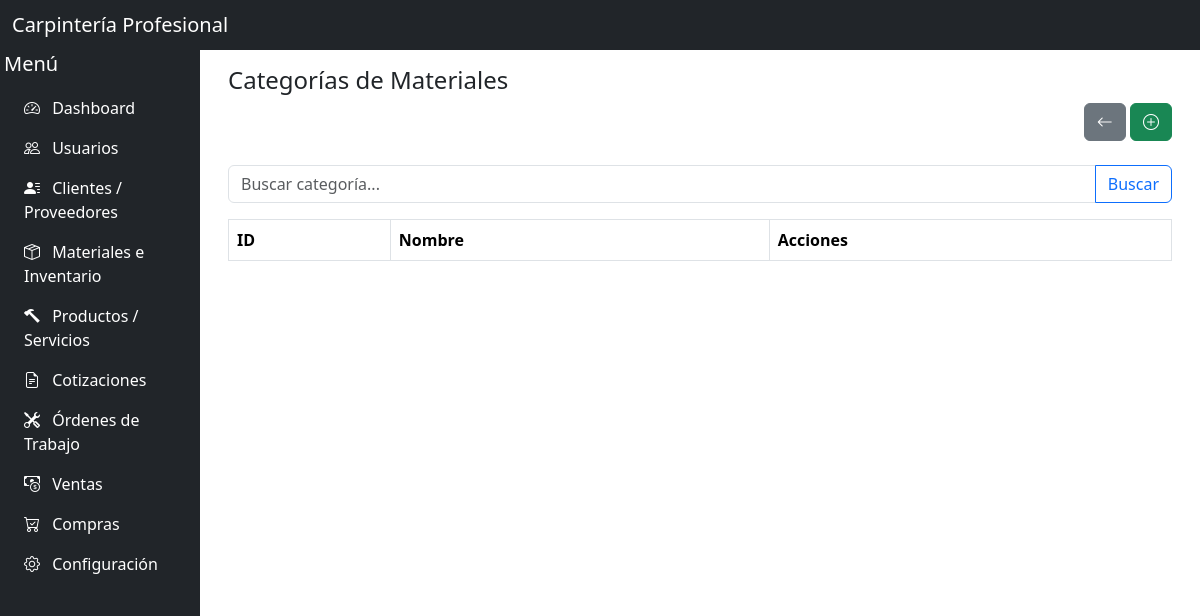
/dashboard/categoria_material.php, run on an earlier commit of the app's database.
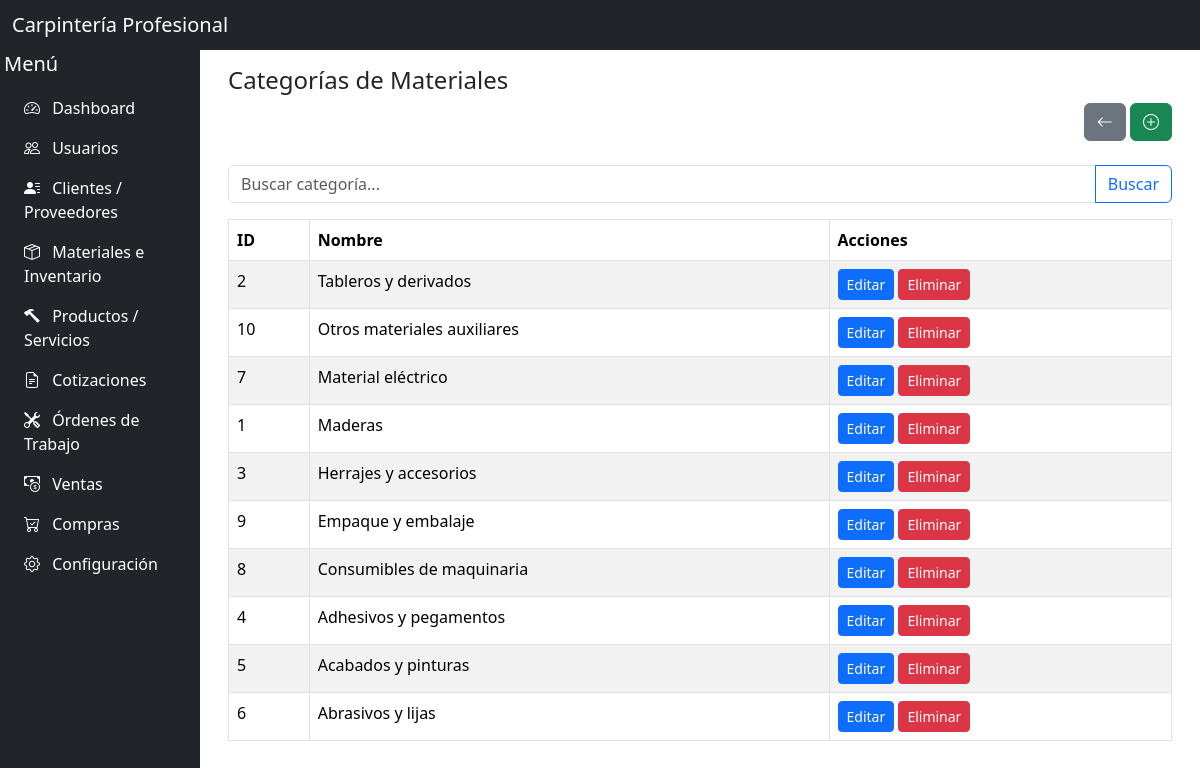
And on a later commit of the database.
### tables this page shows
CREATE TABLE `categorias_material` (
  `id` int(11) NOT NULL,
  `nombre` varchar(100) NOT NULL,
  `descripcion` text DEFAULT NULL,
  `fecha_creacion` datetime DEFAULT current_timestamp()
);

### dashboard/categoria_material.php (the view, shortened to what this page needs)
<?php
require_once("../includes/conexion.php");
$busqueda = isset($_GET['buscar']) ? trim($_GET['buscar']) : '';
$sql = "SELECT * FROM categorias_material WHERE 1";
$params = [];
$sql .= " ORDER BY nombre DESC";
$stmt = $pdo->prepare($sql);
$stmt->execute($params);
$categorias = $stmt->fetchAll(PDO::FETCH_ASSOC);
?>
<?php
include '../includes/header.php';
include '../includes/nav.php';
include '../includes/sidebar.php';
?>
<main class="flex-grow-1 overflow-auto p-3" id="mainContent">
    <div class="container-fluid">
        <div>
            <h4>Categorías de Materiales</h4>
            <div class="text-end pb-4">
                <a href="compras.php" class="btn btn-secondary" title="Ir a Lista de Compras">
                    <i class="bi bi-arrow-left"></i>
                </a>
                <a href="registrar_categoria_material.php" class="btn btn-success" title="Nueva Categoría">
                    <i class="bi bi-plus-circle"></i>
                </a>
            </div>
        </div>
        <form method="GET" class="mb-3">
            <div class="input-group">
                <input type="text" name="buscar" class="form-control" placeholder="Buscar categoría..."
                    value="<?= htmlspecialchars($busqueda) ?>">
                <button class="btn btn-outline-primary">Buscar</button>
            </div>
        </form>
        <table class="table table-bordered table-striped">
            <thead>
                <tr>
                    <th>ID</th>
                    <th>Nombre</th>
                    <th>Acciones</th>
                </tr>
            </thead>
            <tbody>
                <?php foreach ($categorias as $cat): ?>
                    <tr>
                        <td><?= $cat['id'] ?></td>
                        <td><?= htmlspecialchars($cat['nombre']) ?></td>
                        <td>
                            <a href="editar_categoria_material.php?id=<?= $cat['id'] ?>"
                                class="btn btn-sm btn-primary">Editar</a>
                            <a href="eliminar_categoria_material.php?id=<?= $cat['id'] ?>" class="btn btn-sm btn-danger"
                                onclick="return confirm('¿Eliminar esta categoría?')">Eliminar</a>
                        </td>
                    </tr>
                <?php endforeach; ?>
            </tbody>
        </table>
    </div>
</main>
    <?php include_once("../includes/footer.php"); ?>

### includes/header.php (shortened to what this page needs)
<!DOCTYPE html>
<html lang="es">
<head>
  <link href="https://cdn.jsdelivr.net/npm/bootstrap@5.3.3/dist/css/bootstrap.min.css" rel="stylesheet">
</head>
<body class="d-flex flex-column vh-100">

### includes/nav.php (shortened to what this page needs)
<nav class="navbar navbar-dark bg-dark sticky-top">
    <div class="container-fluid">
        <span class="navbar-brand mb-0 h1">Carpintería Profesional</span>
    </div>
</nav>

### includes/sidebar.php (shortened to what this page needs)
<div class="sidebar bg-dark d-none d-md-block p-1 vh-100 overflow-auto  mt-5" style="position: fixed" id="sidebar">
  <h5 class="text-white">Menú</h5>
  <div class="offcanvas-lg offcanvas-start bg-dark text-white" tabindex="-1" id="sidebarMenu">
    <div class="offcanvas-body p-1">
      <ul class="nav nav-pills flex-column mb-auto">
        <li class="nav-item">
          <a href="../dashboard/index.php" class="nav-link text-white">
            <i class="bi bi-speedometer2 me-2"></i> Dashboard
          </a>
        </li>
        <li >
          <a href="#usuariosSubmenu" data-bs-toggle="collapse" class="nav-link text-white">
            <i class="bi bi-people me-2"></i> Usuarios
          </a>
        </li>
        <li>
          <a href="#clientesProveedoresSubmenu" data-bs-toggle="collapse" class="nav-link text-white">
            <i class="bi bi-person-lines-fill me-2"></i> Clientes / Proveedores
          </a>
        </li>
        <li>
          <a href="#materialesSubmenu" data-bs-toggle="collapse" class="nav-link text-white">
            <i class="bi bi-box-seam me-2"></i> Materiales e Inventario
          </a>
        </li>
        <li>
          <a href="#productosSubmenu" data-bs-toggle="collapse" class="nav-link text-white">
            <i class="bi bi-hammer me-2"></i> Productos / Servicios
          </a>
        </li>
        <li>
          <a href="#cotizacionesSubmenu" data-bs-toggle="collapse" class="nav-link text-white">
            <i class="bi bi-file-earmark-text me-2"></i> Cotizaciones
          </a>
        </li>
        <li>
          <a href="#ordenesSubmenu" data-bs-toggle="collapse" class="nav-link text-white">
            <i class="bi bi-tools me-2"></i> Órdenes de Trabajo
          </a>
        </li>
        <li>
          <a href="ventas.php" class="nav-link text-white">
            <i class="bi bi-cash-coin me-2"></i> Ventas
          </a>
        </li>
        <li>
          <a href="compras.php" class="nav-link text-white">
            <i class="bi bi-cart-check me-2"></i> Compras
          </a>
        </li>
        <li>
          <a href="#configSubmenu" data-bs-toggle="collapse" class="nav-link text-white">
            <i class="bi bi-gear me-2"></i> Configuración
          </a>
        </li>
      </ul>
    </div>
  </div>
</div>

### includes/footer.php (shortened to what this page needs)
<link href="https://cdn.jsdelivr.net/npm/bootstrap@5.3.3/dist/css/bootstrap.min.css" rel="stylesheet">
<link href="https://cdn.jsdelivr.net/npm/bootstrap-icons/font/bootstrap-icons.css" rel="stylesheet">
</body>
</html>

### includes/header.php (style rules this page uses)
body { overflow: hidden; }
.sidebar { width: 200px; background-color: #343a40; }
.sidebar a { color: #ffffff; }
@media (min-width: 768px) { main { margin-left: 200px; " } }

What changed in the data, as far as the page shows it:
added categorias_material: id "2", nombre "Tableros y derivados"
added categorias_material: id "10", nombre "Otros materiales auxiliares"
added categorias_material: id "7", nombre "Material eléctrico"
added categorias_material: id "1", nombre "Maderas"
added categorias_material: id "3", nombre "Herrajes y accesorios"
added categorias_material: id "9", nombre "Empaque y embalaje"
added categorias_material: id "8", nombre "Consumibles de maquinaria"
added categorias_material: id "4", nombre "Adhesivos y pegamentos"
added categorias_material: id "5", nombre "Acabados y pinturas"
added categorias_material: id "6", nombre "Abrasivos y lijas"
